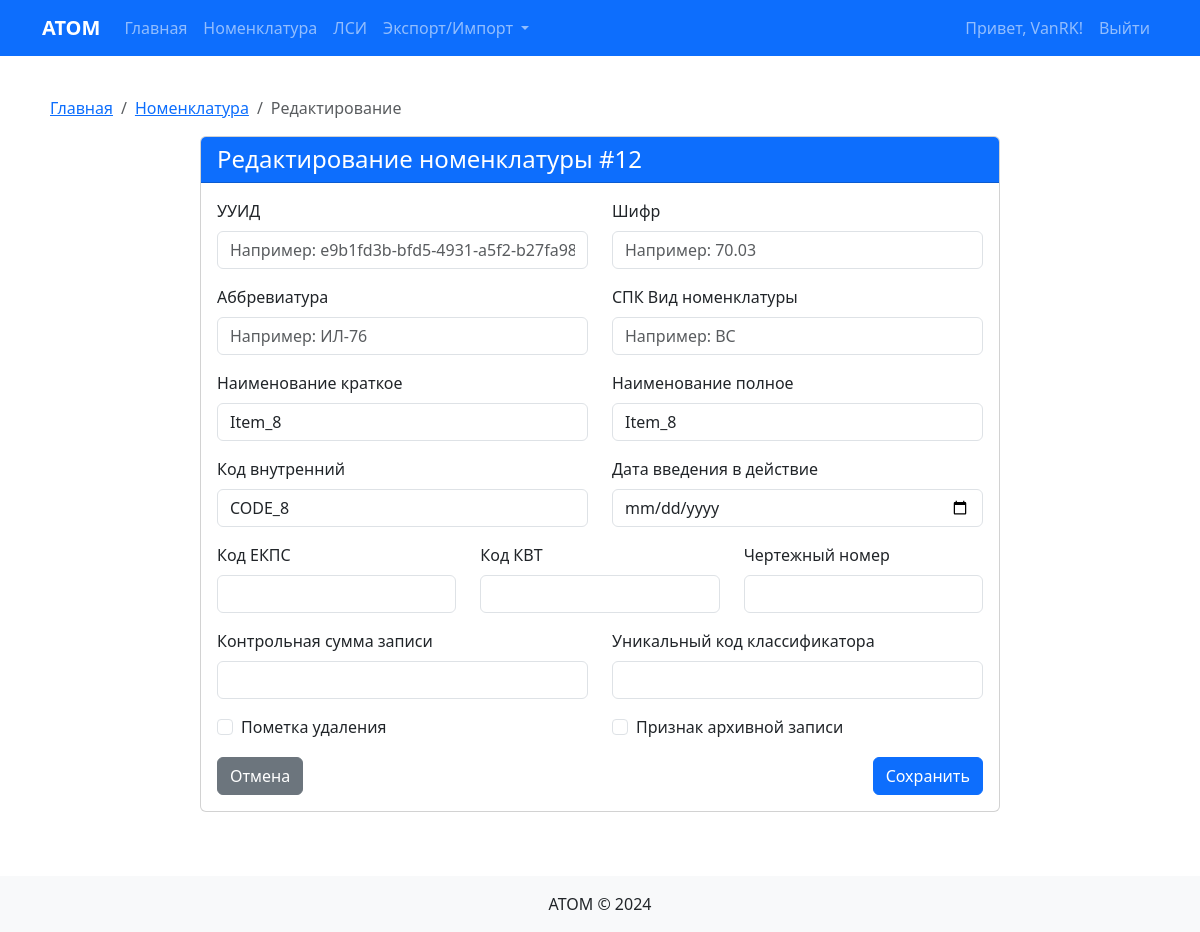
Screenshot of /nomenclature/edit/12/ (signed in) with the database file from the repository.
### accounts/models.py (models this page shows, shortened)
class Nomenclature(models.Model):
    uuid = models.CharField(max_length=36, verbose_name="УУИД", blank=True, null=True)
    spk_nomenclature_type = models.CharField(max_length=100, verbose_name="СПК_ВидНоменклатуры", blank=True, null=True)
    abbreviation = models.CharField(max_length=100, verbose_name="Аббревиатура", blank=True, null=True)
    effective_date = models.DateField(verbose_name="ДатаВведенияВДействие", blank=True, null=True)
    internal_code = models.CharField(max_length=100, verbose_name="КодВнутренний", blank=True, null=True)
    ekps_code = models.CharField(max_length=100, verbose_name="КодЕКПС", blank=True, null=True)
    kvt_code = models.CharField(max_length=100, verbose_name="КодКВТ", blank=True, null=True)
    checksum = models.CharField(max_length=255, verbose_name="КонтрольнаяСуммаЗаписи", blank=True, null=True)
    short_name = models.CharField(max_length=255, verbose_name="НаименованиеКраткое", blank=True, null=True)
    full_name = models.CharField(max_length=255, verbose_name="НаименованиеПолное", blank=True, null=True)
    deletion_mark = models.BooleanField(default=False, verbose_name="ПометкаУдаления")
    archived = models.BooleanField(default=False, verbose_name="ПризнакАрхивнойЗаписи")
    classifier_unique_code = models.CharField(max_length=100, verbose_name="УникальныйКодКлассификатора", blank=True, null=True)
    drawing_number = models.CharField(max_length=100, verbose_name="ЧертежныйНомер", blank=True, null=True)
    cipher = models.CharField(max_length=100, verbose_name="Шифр", blank=True, null=True)

### accounts/views.py (the view)
# urls.py: path('nomenclature/edit/<int:pk>/', views.edit_nomenclature, name='edit_nomenclature'),
@login_required
def edit_nomenclature(request, pk):
    nomenclature = get_object_or_404(Nomenclature, pk=pk)
    if request.method == 'POST':
        form = NomenclatureForm(request.POST, instance=nomenclature)
        if form.is_valid():
            form.save()
            return redirect('nomenclature_list')
    else:
        form = NomenclatureForm(instance=nomenclature)
    context = {'form': form, 'nomenclature': nomenclature}
    return render(request, 'accounts/edit_nomenclature.html', context)

### accounts/forms.py
class NomenclatureForm(forms.ModelForm):
    class Meta:
        model = Nomenclature
        fields = '__all__'
        widgets = {
            'effective_date': forms.DateInput(attrs={'type': 'date'}),
            'uuid': forms.TextInput(attrs={'placeholder': 'Например: e9b1fd3b-bfd5-4931-a5f2-b27fa98899a7'}),
            'abbreviation': forms.TextInput(attrs={'placeholder': 'Например: ИЛ-76'}),
            'spk_nomenclature_type': forms.TextInput(attrs={'placeholder': 'Например: ВС'}),
            'internal_code': forms.TextInput(attrs={'placeholder': 'Например: 001234'}),
            'cipher': forms.TextInput(attrs={'placeholder': 'Например: 70.03'}),
            'checksum': forms.TextInput(),
            'short_name': forms.TextInput(attrs={'placeholder': 'Например: Илюшин-76'}),
            'full_name': forms.TextInput(attrs={'placeholder': 'Например: Транспортный самолет Ил-76МД'}),
            'deletion_mark': forms.CheckboxInput(),
            'archived': forms.CheckboxInput(),
        }

### accounts/templates/accounts/edit_nomenclature.html (shortened to what this page needs)
{% extends 'accounts/base.html' %}
{% block content %}
<div class="row">
    <div class="col-12">
        <nav aria-label="breadcrumb">
            <ol class="breadcrumb">
                <li class="breadcrumb-item"><a href="{% url 'home' %}">Главная</a></li>
                <li class="breadcrumb-item"><a href="{% url 'nomenclature_list' %}">Номенклатура</a></li>
                <li class="breadcrumb-item active" aria-current="page">Редактирование</li>
            </ol>
        </nav>
    </div>
</div>
<div class="form-container">
    <div class="card">
        <div class="card-header bg-primary text-white">
            <h4 class="card-title mb-0">Редактирование номенклатуры #{{ nomenclature.id }}</h4>
        </div>
        <div class="card-body">
            <form method="post">
                <div class="row">
                    <div class="col-md-6 mb-3">
                        <label for="id_uuid" class="form-label">УУИД</label>
                        {{ form.uuid }}
                    </div>
                    <div class="col-md-6 mb-3">
                        <label for="id_cipher" class="form-label">Шифр</label>
                        {{ form.cipher }}
                    </div>
                </div>
                <div class="row">
                    <div class="col-md-6 mb-3">
                        <label for="id_abbreviation" class="form-label">Аббревиатура</label>
                        {{ form.abbreviation }}
                    </div>
                    <div class="col-md-6 mb-3">
                        <label for="id_spk_nomenclature_type" class="form-label">СПК Вид номенклатуры</label>
                        {{ form.spk_nomenclature_type }}
                    </div>
                </div>
                <div class="row">
                    <div class="col-md-6 mb-3">
                        <label for="id_short_name" class="form-label">Наименование краткое</label>
                        {{ form.short_name }}
                    </div>
                    <div class="col-md-6 mb-3">
                        <label for="id_full_name" class="form-label">Наименование полное</label>
                        {{ form.full_name }}
                    </div>
                </div>
                <div class="row">
                    <div class="col-md-6 mb-3">
                        <label for="id_internal_code" class="form-label">Код внутренний</label>
                        {{ form.internal_code }}
                    </div>
                    <div class="col-md-6 mb-3">
                        <label for="id_effective_date" class="form-label">Дата введения в действие</label>
                        {{ form.effective_date }}
                    </div>
                </div>
                <div class="row">
                    <div class="col-md-4 mb-3">
                        <label for="id_ekps_code" class="form-label">Код ЕКПС</label>
                        {{ form.ekps_code }}
                    </div>
                    <div class="col-md-4 mb-3">
                        <label for="id_kvt_code" class="form-label">Код КВТ</label>
                        {{ form.kvt_code }}
                    </div>
                    <div class="col-md-4 mb-3">
                        <label for="id_drawing_number" class="form-label">Чертежный номер</label>
                        {{ form.drawing_number }}
                    </div>
                </div>
                <div class="row">
                    <div class="col-md-6 mb-3">
                        <label for="id_checksum" class="form-label">Контрольная сумма записи</label>
                        {{ form.checksum }}
                    </div>
                    <div class="col-md-6 mb-3">
                        <label for="id_classifier_unique_code" class="form-label">Уникальный код классификатора</label>
                        {{ form.classifier_unique_code }}
                    </div>
                </div>
                <div class="row mb-3">
                    <div class="col-md-6">
                        <div class="form-check">
                            {{ form.deletion_mark }}
                            <label class="form-check-label" for="id_deletion_mark">
                                Пометка удаления
                            </label>
                        </div>
                    </div>
                    <div class="col-md-6">
                        <div class="form-check">
                            {{ form.archived }}
                            <label class="form-check-label" for="id_archived">
                                Признак архивной записи
                            </label>
                        </div>
                    </div>
                </div>
                <div class="d-flex justify-content-between">
                    <a href="{% url 'nomenclature_list' %}" class="btn btn-secondary">Отмена</a>
                    <button type="submit" class="btn btn-primary">Сохранить</button>
                </div>
            </form>
        </div>
    </div>
</div>
{% endblock %}

### accounts/templates/accounts/base.html (shortened to what this page needs)
<!DOCTYPE html>
<html lang="ru">
<head>
    <link href="https://cdn.jsdelivr.net/npm/bootstrap@5.3.0-alpha1/dist/css/bootstrap.min.css" rel="stylesheet">
</head>
<body>
    <nav class="navbar navbar-expand-lg navbar-dark bg-primary">
        <div class="container">
            <a class="navbar-brand" href="{% url 'home' %}">ATOM</a>
            <div class="collapse navbar-collapse" id="navbarNav">
                <ul class="navbar-nav me-auto">
                    {% if user.is_authenticated %}
                    <li class="nav-item">
                        <a class="nav-link" href="{% url 'home' %}">Главная</a>
                    </li>
                    <li class="nav-item">
                        <a class="nav-link" href="{% url 'nomenclature_list' %}">Номенклатура</a>
                    </li>
                    <li class="nav-item">
                        <a class="nav-link" href="{% url 'lsi_list' %}">ЛСИ</a>
                    </li>
                    <li class="nav-item dropdown">
                        <a class="nav-link dropdown-toggle" href="#" id="navbarDropdown" role="button"
                           data-bs-toggle="dropdown" aria-expanded="false">
                            Экспорт/Импорт
                        </a>
                    </li>
                    {% endif %}
                </ul>
                <ul class="navbar-nav ms-auto">
                    {% if user.is_authenticated %}
                    <li class="nav-item">
                        <span class="nav-link">Привет, {{ user.username }}!</span>
                    </li>
                    <li class="nav-item">
                        <a class="nav-link" href="{% url 'logout' %}">Выйти</a>
                    </li>
                    {% endif %}
                </ul>
            </div>
        </div>
    </nav>
    <div class="container content">
        {% block content %}{% endblock %}
    </div>
    <footer class="bg-light py-3 mt-4">
        <div class="container">
            <p class="text-center mb-0">ATOM &copy; 2024</p>
        </div>
    </footer>
</body>
</html>

### accounts/templates/accounts/base.html (style rules this page uses)
.navbar-brand { font-weight: bold; }
.navbar { margin-bottom: 20px; }
.content { padding: 20px; }
.card { margin-bottom: 20px; }
.form-container { max-width: 800px; margin: 0 auto; }

### rows the page displays
Nomenclature: id "12", short_name "Item_8", full_name "Item_8", internal_code "CODE_8"

### other values shown
{{ user.username }} "VanRK"
